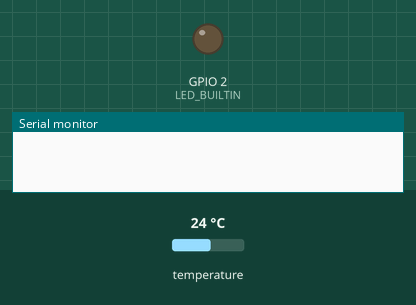
Bench run of a sketch on a simulated ESP8266 (NodeMCU). On the bench: output pins drawn as LEDs (lit = HIGH, except the on-board LED, lit = LOW), the last lines printed to the serial monitor. Inputs (shaded band) come from the test bench; at power-on: temperature 24 °C.

Above: at 0.16 s.
At 2.3 s:
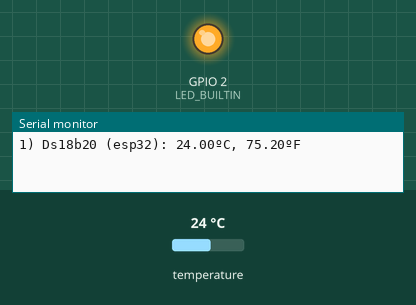
Timing chart, 0 to 5.7 s (numbered marks = the images above):
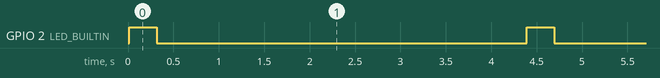

Measured:
- by itself, GPIO 2 (LED_BUILTIN): alternates HIGH for 0.30 s and LOW for 4.1 s

The sketch:

ds18b20.ino
```cpp
/*********
  Rui Santos
  Complete project details at https://RandomNerdTutorials.com
*********/

#include <OneWire.h>
#include <DallasTemperature.h>

// GPIO where the DS18B20 is connected to
const int oneWireBus = A0;
int idx = 0;

// Setup a oneWire instance to communicate with any OneWire devices
OneWire oneWire(oneWireBus);

// Pass our oneWire reference to Dallas Temperature sensor
DallasTemperature sensors(&oneWire);

void setup() {
  // Start the Serial Monitor
  Serial.begin(115200);
  // Start the DS18B20 sensor
  sensors.begin();

  pinMode(LED_BUILTIN, OUTPUT);
}

void loop() {
  digitalWrite(LED_BUILTIN, 1);
  delay(300);
  digitalWrite(LED_BUILTIN, 0);
  delay(300);

  idx++;
  sensors.requestTemperatures();
  float temperatureC = sensors.getTempCByIndex(0);
  float temperatureF = sensors.getTempFByIndex(0);
  Serial.print(idx);
  Serial.print(") Ds18b20 (esp32): ");
  Serial.print(temperatureC);
  Serial.print("ºC, ");
  Serial.print(temperatureF);
  Serial.println("ºF");
  delay(3000);
}
```
